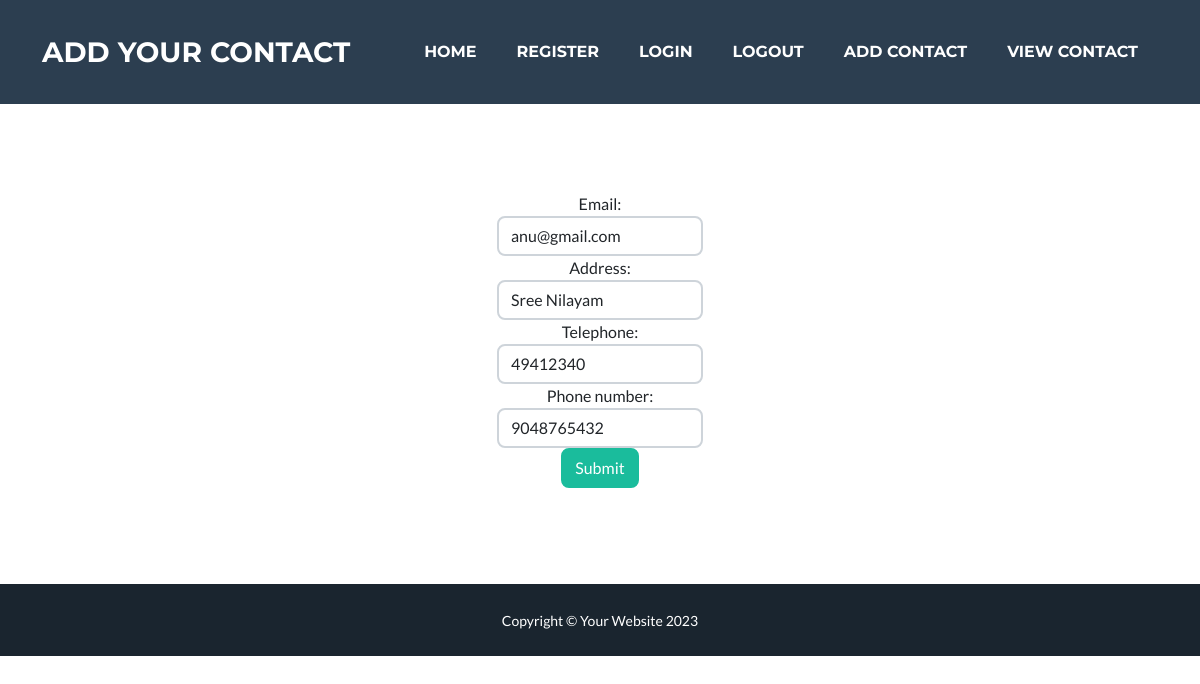
Page /update2 (signed in) on the committed database.
### contactapp/models.py (models this page shows, shortened)
class Contact(models.Model):
    user=models.ForeignKey(User,on_delete=models.CASCADE)
    email=models.CharField(max_length=100)
    address=models.CharField(max_length=100)
    Telephone=models.PositiveIntegerField()
    phone_number=models.PositiveIntegerField()

### contactapp/views.py (the view, shortened to what this page needs)
# urls.py: path('update<int:id>',views.ContactUpdateView.as_view(),name='update')
class ContactUpdateView(View):
    def get(self,request,*args,**kwargs):
        user=request.user
        contact=Contact.objects.get(user=request.user)
        form=ContactUpdateForm(instance=contact)
        return render(request,"update.html",{'form':form})

### contactapp/forms.py
class ContactUpdateForm(forms.ModelForm):
    class Meta:
        model=Contact
        fields=["email","address","Telephone","phone_number"]
        widgets={
            "email":forms.EmailInput(attrs={"class":"form-control","placeholder":"email"}),
            "address":forms.TextInput(attrs={"class":"form-control","placeholder":"Address"}),
            "Telephone":forms.NumberInput(attrs={"class":"form-control","placeholder":"Telephone"}),
            "phone_number":forms.NumberInput(attrs={"class":"form-control","placeholder":"phone_number"}),
        }

### contactapp/templates/update.html (shortened to what this page needs)
{% extends 'index.html' %}
    {% block content %}
    <div class="d-flex flex-column align-items-center text-center m-5 p-xl-5 border-shadow">
        <form action=""method="POST">
            {{form}}
            <input type="submit" name="" id="" class="btn btn-primary">
        </form>
    </div>
    {% endblock %}

### rows in the picture
Contact: email "anu@gmail.com", address "Sree Nilayam", Telephone "49412340", phone_number "9048765432"
